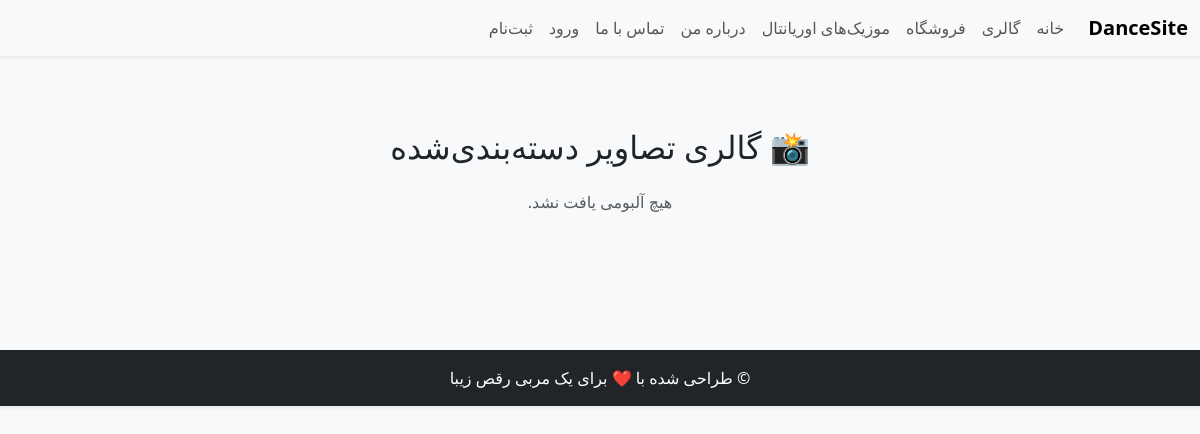
The app's page /gallery/, older data.
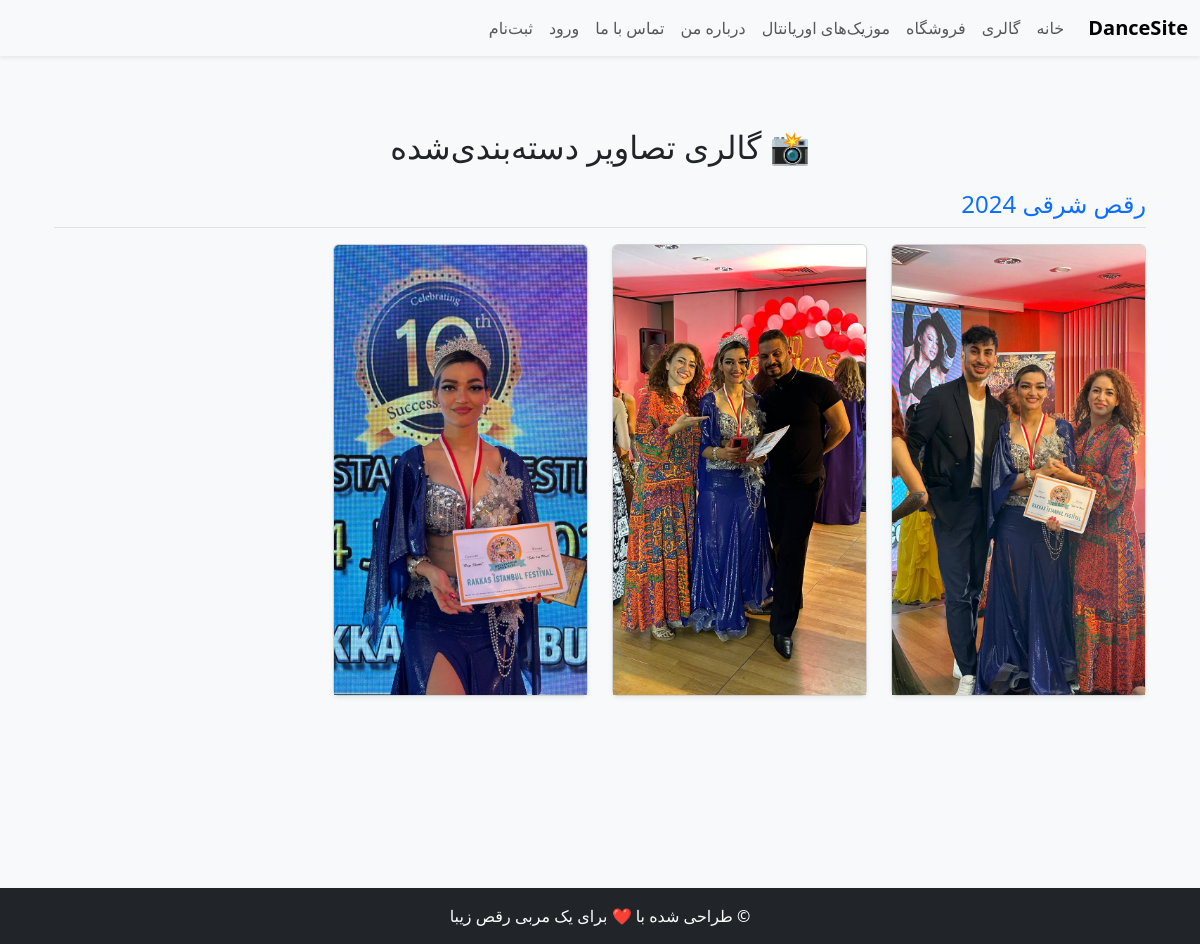
The same page, newer data.
### core/models.py (models this page shows, shortened)
class Album(models.Model):
    name = models.CharField(max_length=100)
    created_at = models.DateTimeField(auto_now_add=True)

class GalleryImage(models.Model):
    album = models.ForeignKey(Album, on_delete=models.CASCADE, null=True, blank=True)
    image = models.ImageField(upload_to='gallery/')
    caption = models.CharField(max_length=255, blank=True)
    uploaded_at = models.DateTimeField(auto_now_add=True)

### core/views.py (the view)
# urls.py: path('gallery/', views.gallery, name='gallery'),
def gallery(request):
    albums = Album.objects.prefetch_related('galleryimage_set').order_by('-created_at')
    return render(request, 'core/gallery.html', {'albums': albums})

### core/templates/core/gallery.html (shortened to what this page needs)
{% extends 'base.html' %}
{% block content %}
<div class="container py-5">
    <h2 class="text-center mb-4">📸 گالری تصاویر دسته‌بندی‌شده</h2>
    {% if albums %}
        {% for album in albums %}
            <div class="mb-5">
                <h4 class="text-primary border-bottom pb-2 mb-3">{{ album.name }}</h4>
                <div class="row">
                    {% for image in album.galleryimage_set.all %}
                        <div class="col-md-3 mb-4">
                            <div class="card shadow-sm">
                                <img src="{{ image.image.url }}" class="card-img-top" alt="{{ image.caption }}">
                            </div>
                        </div>
                    {% endfor %}
                </div>
            </div>
        {% endfor %}
    {% else %}
        <p class="text-center text-muted">هیچ آلبومی یافت نشد.</p>
    {% endif %}
</div>
{% endblock %}

### core/templates/base.html (shortened to what this page needs)
<!DOCTYPE html>
<html lang="fa" dir="rtl">
<head>
    <link href="https://cdn.jsdelivr.net/npm/bootstrap@5.3.0/dist/css/bootstrap.rtl.min.css" rel="stylesheet">
</head>
<body class="bg-light">
<nav class="navbar navbar-expand-lg navbar-light bg-light shadow-sm">
  <div class="container-fluid">
    <a class="navbar-brand fw-bold" href="/">DanceSite</a>
    <div class="collapse navbar-collapse" id="navbarMenu">
      <ul class="navbar-nav me-auto mb-2 mb-lg-0">
        <li class="nav-item"><a class="nav-link" href="/">خانه</a></li>
        <li class="nav-item"><a class="nav-link" href="/gallery/">گالری</a></li>
        <li class="nav-item"><a class="nav-link" href="/store/">فروشگاه</a></li>
        <a class="nav-link" href="/store/oriental-music/">موزیک‌های اوریانتال</a>
        <li class="nav-item"><a class="nav-link" href="/about/">درباره من</a></li>
        <li class="nav-item"><a class="nav-link" href="/contact/">تماس با ما</a></li>
        {% if user.is_authenticated %}
        <a class="nav-link" href="/store/my-purchases/">پکیج‌های من</a>
          <li class="nav-item"><a class="nav-link" href="/logout/">خروج</a></li>
        {% else %}
        <a class="nav-link" href="/store/login/">ورود</a>
        <a class="nav-link" href="/store/register/">ثبت‌نام</a>
        {% endif %}
      </ul>
    </div>
  </div>
</nav>
<div class="container py-4">
    {% block content %}{% endblock %}
</div>
<footer class="bg-dark text-white text-center p-3 mt-5 shadow-sm">
    <p class="mb-0">© {{ now|date:"Y" }} طراحی شده با ❤️ برای یک مربی رقص زیبا</p>
</footer>
</body>
</html>

Row changes from the older to the newer data that the page shows:
added Album: name "رقص شرقی 2024"
added GalleryImage: image (picture)
added GalleryImage: image (picture)
added GalleryImage: image (picture)
Text that changed along with them:
text no longer shown: "هیچ آلبومی یافت نشد."
